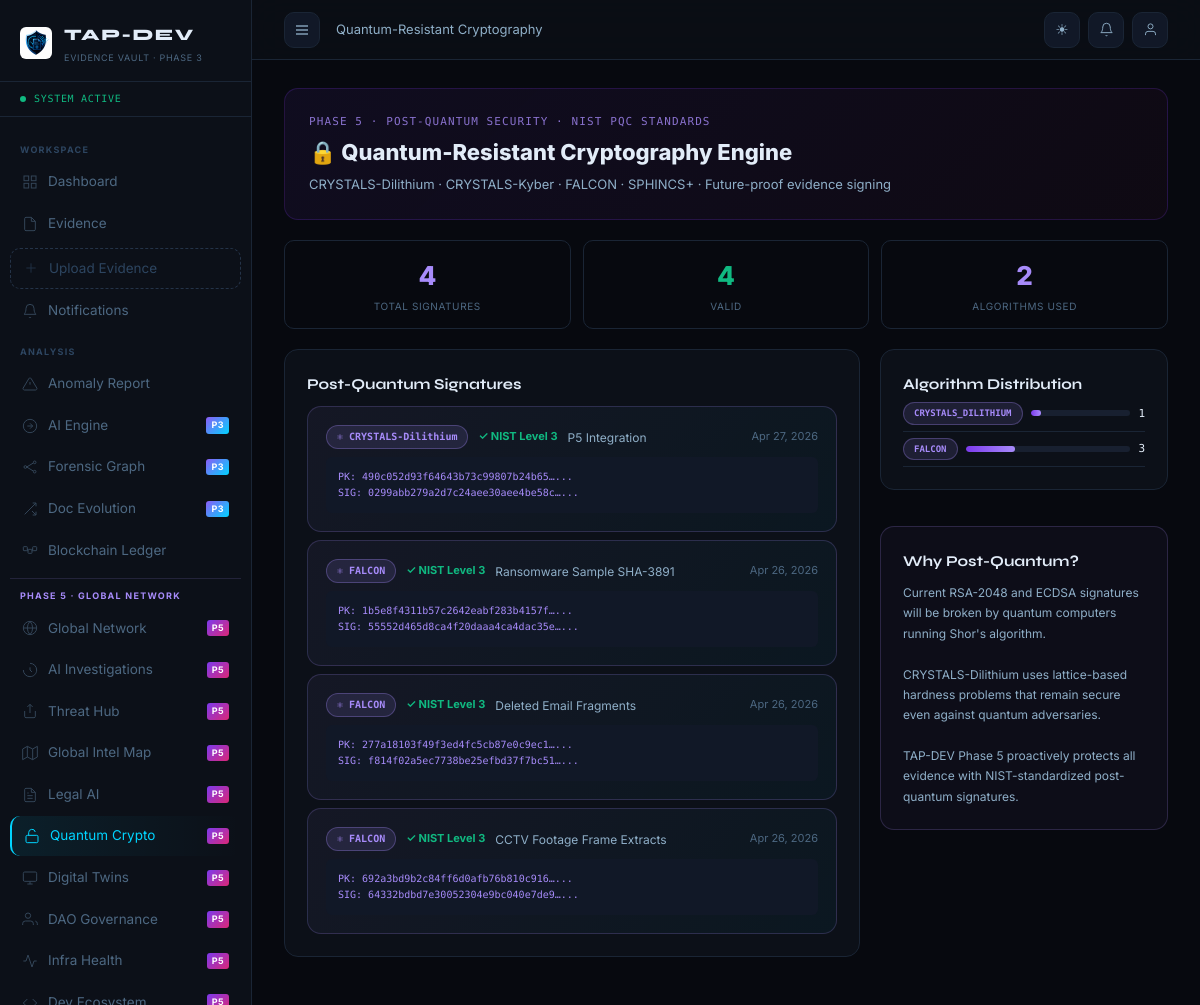
Screenshot of /quantum/ (signed in) with the database file from the repository.
### apps/quantum_crypto/models.py (models this page shows, shortened)
class QuantumSignature(models.Model):
    ALGORITHM = [("CRYSTALS_DILITHIUM","CRYSTALS-Dilithium"),("CRYSTALS_KYBER","CRYSTALS-Kyber"),
                 ("FALCON","FALCON"),("SPHINCS","SPHINCS+"),("XMSS","XMSS"),("PICNIC","Picnic")]
    SECURITY_LEVEL = [(1,"NIST Level 1 (128-bit)"),(2,"NIST Level 2"),(3,"NIST Level 3 (192-bit)"),(5,"NIST Level 5 (256-bit)")]
    id              = models.UUIDField(primary_key=True, default=uuid.uuid4, editable=False)
    evidence        = models.ForeignKey("tap_evidence.Evidence", on_delete=models.CASCADE, related_name="quantum_sigs")
    algorithm       = models.CharField(max_length=30, choices=ALGORITHM, default="CRYSTALS_DILITHIUM")
    security_level  = models.IntegerField(choices=SECURITY_LEVEL, default=3)
    public_key_hash = models.CharField(max_length=64)
    signature_hash  = models.CharField(max_length=64)
    lattice_params  = models.JSONField(default=dict)
    created_by      = models.ForeignKey(User, on_delete=models.SET_NULL, null=True)
    created_at      = models.DateTimeField(auto_now_add=True)
    is_valid        = models.BooleanField(default=True)
    quantum_threat_resistant = models.BooleanField(default=True)
    class Meta:
        db_table = "tap_quantum_sigs"
        ordering = ["-created_at"]

### apps/evidence/models.py (models this page shows, shortened)
class Evidence(models.Model):
    STATUS_CHOICES = [
        ('PENDING','Pending'),('VERIFIED','Verified'),
        ('FLAGGED','Flagged'),('STORED','Stored'),('ARCHIVED','Archived'),
    ]
    EXPIRY_TYPE_CHOICES = [
        ('NONE', 'No Expiry'),
        ('TIMED', 'Time-Based'),
        ('EVENT', 'Event-Based'),
    ]
    title             = models.CharField(max_length=255)
    description       = models.TextField(blank=True)
    file              = models.FileField(upload_to=evidence_upload_path, null=True, blank=True)
    filename_original = models.CharField(max_length=255, blank=True)
    file_size         = models.BigIntegerField(default=0)
    mime_type         = models.CharField(max_length=100, blank=True)
    sha256_hash       = models.CharField(max_length=64, db_index=True)
    uploader          = models.ForeignKey(User, on_delete=models.CASCADE, related_name='submitted_evidence')
    created_at        = models.DateTimeField(auto_now_add=True)
    updated_at        = models.DateTimeField(auto_now=True)
    status            = models.CharField(max_length=20, choices=STATUS_CHOICES, default='PENDING')
    trust_score       = models.IntegerField(default=100)
    ipfs_cid          = models.CharField(max_length=255, blank=True)
    blockchain_tx     = models.CharField(max_length=255, blank=True)
    case_id           = models.CharField(max_length=100, blank=True, db_index=True)
    tags              = models.CharField(max_length=255, blank=True)
    version           = models.PositiveIntegerField(default=1)
    is_latest_version = models.BooleanField(default=True)
    parent_evidence   = models.ForeignKey('self', null=True, blank=True, on_delete=models.SET_NULL, related_name='versions')
    expiry_enabled    = models.BooleanField(default=False)
    expiry_type       = models.CharField(max_length=10, choices=EXPIRY_TYPE_CHOICES, default='NONE')
    expires_at        = models.DateTimeField(null=True, blank=True, db_index=True)
    expiry_condition  = models.CharField(max_length=255, blank=True)  # For event-based
    is_expired        = models.BooleanField(default=False, db_index=True)
    expired_at        = models.DateTimeField(null=True, blank=True)
    class Meta:
        db_table = 'tap_evidence'
        ordering = ['-created_at']

### apps/quantum_crypto/views.py (the view)
    @login_required
    def wrap(request, *args, **kwargs):
        if getattr(getattr(request.user,"profile",None),"role","") in ("ANALYST","ADMIN"):
            return fn(request, *args, **kwargs)
        messages.error(request,"Access denied."); return redirect("dashboard:home")

### apps/notifications/context_processors.py (called while the page is built)
def notifications_ctx(request):
    if request.user.is_authenticated:
        count = request.user.notifications.filter(is_read=False).count()
        return {'unread_notifications': count}
    return {'unread_notifications': 0}

### apps/quantum_crypto/views.py (called while the page is built)
def analyst_required(fn):
    @login_required
    def wrap(request, *args, **kwargs):
        if getattr(getattr(request.user,"profile",None),"role","") in ("ANALYST","ADMIN"):
            return fn(request, *args, **kwargs)
        messages.error(request,"Access denied."); return redirect("dashboard:home")
    return wrap

@analyst_required
def qcrypto_dashboard(request):
    sigs = QuantumSignature.objects.select_related("evidence","created_by").order_by("-created_at")
    valid = sigs.filter(is_valid=True).count()
    by_algo = {}
    for s in sigs[:200]:
        by_algo[s.algorithm] = by_algo.get(s.algorithm, 0) + 1
    return render(request, "quantum_crypto/dashboard.html", {
        "sigs": sigs[:30], "valid": valid, "total": sigs.count(),
        "by_algo": by_algo, "algorithms": QuantumSignature.ALGORITHM,
    })

### apps/users/models.py (called while the page is built)
    def get_avatar_initials(self):
        fn = self.user.first_name[:1] if self.user.first_name else ''
        ln = self.user.last_name[:1]  if self.user.last_name  else ''
        return (fn + ln).upper() or self.user.username[:2].upper()

### templates/quantum_crypto/dashboard.html (shortened to what this page needs)
{% extends 'base.html' %}
{% block nav_qcrypto %}active{% endblock %}
{% block breadcrumb %}Quantum-Resistant Cryptography{% endblock %}
{% block content %}
<div class="p5-hero">
  <div class="p5-hero-label">Phase 5 · Post-Quantum Security · NIST PQC Standards</div>
  <div class="p5-hero-title">🔒 Quantum-Resistant Cryptography Engine</div>
  <div class="p5-hero-sub">CRYSTALS-Dilithium · CRYSTALS-Kyber · FALCON · SPHINCS+ · Future-proof evidence signing</div>
</div>
<div style="display:grid;grid-template-columns:repeat(3,1fr);gap:12px;margin-bottom:20px;">
  <div class="p5-stat"><div class="p5-stat-val">{{ total }}</div><div class="p5-stat-label">Total Signatures</div></div>
  <div class="p5-stat"><div class="p5-stat-val" style="color:#10b981;">{{ valid }}</div><div class="p5-stat-label">Valid</div></div>
  <div class="p5-stat"><div class="p5-stat-val" style="color:#a78bfa;">{{ by_algo|length }}</div><div class="p5-stat-label">Algorithms Used</div></div>
</div>
<div style="display:grid;grid-template-columns:2fr 1fr;gap:20px;">
  <div class="card">
    <div class="card-header"><div class="card-title">Post-Quantum Signatures</div></div>
    <div style="display:flex;flex-direction:column;gap:8px;margin-top:10px;">
      {% for sig in sigs %}
      <div class="quantum-card">
        <div style="display:flex;align-items:center;gap:10px;flex-wrap:wrap;">
          <span class="algo-badge">⚛ {{ sig.get_algorithm_display }}</span>
          <span class="nist-level">✓ NIST Level {{ sig.security_level }}</span>
          <span style="flex:1;font-size:12px;color:var(--text-2);">{{ sig.evidence.title|truncatechars:40 }}</span>
          <span style="font-size:11px;color:var(--text-3);">{{ sig.created_at|date:"M d, Y" }}</span>
        </div>
        <div class="lattice-viz" style="margin-top:8px;">
          PK: {{ sig.public_key_hash|truncatechars:32 }}...<br>
          SIG: {{ sig.signature_hash|truncatechars:32 }}...
        </div>
      </div>
      {% empty %}
      <div style="text-align:center;padding:32px;color:var(--text-3);font-size:13px;">No quantum signatures yet. Sign evidence from the evidence detail page.</div>
      {% endfor %}
    </div>
  </div>
  <div style="display:flex;flex-direction:column;gap:16px;">
    <div class="card">
      <div class="card-header"><div class="card-title">Algorithm Distribution</div></div>
      {% for algo, count in by_algo.items %}
      <div style="display:flex;align-items:center;gap:8px;padding:6px 0;border-bottom:1px solid var(--border);">
        <span class="algo-badge" style="font-size:9px;">{{ algo }}</span>
        <div style="flex:1;height:6px;background:var(--bg-3);border-radius:3px;overflow:hidden;">
          <div style="height:100%;background:linear-gradient(90deg,#7c3aed,#a78bfa);width:{{ count }}0%;border-radius:3px;"></div>
        </div>
        <span style="font-size:11px;font-family:var(--font-mono);">{{ count }}</span>
      </div>
      {% endfor %}
    </div>
    <div class="card" style="background:rgba(167,139,250,.04);border-color:rgba(167,139,250,.2);">
      <div class="card-header"><div class="card-title">Why Post-Quantum?</div></div>
      <div style="font-size:12px;color:var(--text-2);line-height:1.7;margin-top:10px;">
        Current RSA-2048 and ECDSA signatures will be broken by quantum computers running Shor's algorithm.<br><br>
        CRYSTALS-Dilithium uses lattice-based hardness problems that remain secure even against quantum adversaries.<br><br>
        TAP-DEV Phase 5 proactively protects all evidence with NIST-standardized post-quantum signatures.
      </div>
    </div>
  </div>
</div>
{% endblock %}

### rows the page displays
QuantumSignature: algorithm "CRYSTALS-Dilithium", security_level "3", evidence "P5 Integration", created_at "Apr 27, 2026", public_key_hash "490c052d93f64643b73c99807b24b65…", signature_hash "0299abb279a2d7c24aee30aee4be58c…", by_algo "CRYSTALS_DILITHIUM"
QuantumSignature: algorithm "FALCON", security_level "3", evidence "Ransomware Sample SHA-3891", created_at "Apr 26, 2026", public_key_hash "1b5e8f4311b57c2642eabf283b4157f…", signature_hash "55552d465d8ca4f20daaa4ca4dac35e…", by_algo "FALCON"
QuantumSignature: algorithm "FALCON", security_level "3", evidence "Deleted Email Fragments", created_at "Apr 26, 2026", public_key_hash "277a18103f49f3ed4fc5cb87e0c9ec1…", signature_hash "f814f02a5ec7738be25efbd37f7bc51…"
QuantumSignature: algorithm "FALCON", security_level "3", evidence "CCTV Footage Frame Extracts", created_at "Apr 26, 2026", public_key_hash "692a3bd9b2c84ff6d0afb76b810c916…", signature_hash "64332bdbd7e30052304e9bc040e7de9…"

### other values shown
{{ total }} "4"
{{ valid }} "4"
{{ by_algo|length }} "2"
{{ count }} "1" "3"
